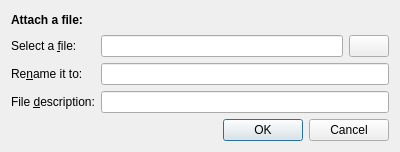
<?xml version="1.0" encoding="UTF-8"?>
<ui version="4.0">
 <class>Dialog</class>
 <widget class="QDialog" name="Dialog">
  <property name="geometry">
   <rect>
    <x>0</x>
    <y>0</y>
    <width>400</width>
    <height>152</height>
   </rect>
  </property>
  <property name="windowTitle">
   <string>Dialog</string>
  </property>
  <layout class="QGridLayout" name="gridLayout">
   <item row="2" column="1" colspan="4">
    <widget class="QLineEdit" name="fileRename"/>
   </item>
   <item row="4" column="0" colspan="5">
    <widget class="QDialogButtonBox" name="buttonBox">
     <property name="orientation">
      <enum>Qt::Horizontal</enum>
     </property>
     <property name="standardButtons">
      <set>QDialogButtonBox::Cancel|QDialogButtonBox::Ok</set>
     </property>
    </widget>
   </item>
   <item row="0" column="0" colspan="5">
    <widget class="QLabel" name="label_3">
     <property name="font">
      <font>
       <weight>75</weight>
       <bold>true</bold>
      </font>
     </property>
     <property name="text">
      <string>Attach a file:</string>
     </property>
    </widget>
   </item>
   <item row="1" column="0">
    <widget class="QLabel" name="label">
     <property name="text">
      <string>Select a &amp;file:</string>
     </property>
     <property name="buddy">
      <cstring>fileName</cstring>
     </property>
    </widget>
   </item>
   <item row="1" column="4">
    <widget class="QPushButton" name="fileSelect">
     <property name="sizePolicy">
      <sizepolicy hsizetype="Fixed" vsizetype="Fixed">
       <horstretch>0</horstretch>
       <verstretch>0</verstretch>
      </sizepolicy>
     </property>
     <property name="text">
      <string/>
     </property>
     <property name="icon">
      <iconset resource="../../../../resources/nicos-gui.qrc">
       <normaloff>:/open</normaloff>:/open</iconset>
     </property>
     <property name="iconSize">
      <size>
       <width>16</width>
       <height>16</height>
      </size>
     </property>
    </widget>
   </item>
   <item row="3" column="0">
    <widget class="QLabel" name="label_4">
     <property name="text">
      <string>File &amp;description:</string>
     </property>
     <property name="buddy">
      <cstring>fileRename</cstring>
     </property>
    </widget>
   </item>
   <item row="2" column="0">
    <widget class="QLabel" name="label_2">
     <property name="text">
      <string>Re&amp;name it to:</string>
     </property>
     <property name="buddy">
      <cstring>fileRename</cstring>
     </property>
    </widget>
   </item>
   <item row="1" column="1" colspan="3">
    <widget class="QLineEdit" name="fileName"/>
   </item>
   <item row="3" column="1" colspan="4">
    <widget class="QLineEdit" name="fileDesc"/>
   </item>
  </layout>
 </widget>
 <tabstops>
  <tabstop>fileName</tabstop>
  <tabstop>fileSelect</tabstop>
  <tabstop>fileRename</tabstop>
  <tabstop>fileDesc</tabstop>
  <tabstop>buttonBox</tabstop>
 </tabstops>
 <resources>
  <include location="../../../../resources/nicos-gui.qrc"/>
 </resources>
 <connections>
  <connection>
   <sender>buttonBox</sender>
   <signal>accepted()</signal>
   <receiver>Dialog</receiver>
   <slot>accept()</slot>
   <hints>
    <hint type="sourcelabel">
     <x>224</x>
     <y>133</y>
    </hint>
    <hint type="destinationlabel">
     <x>157</x>
     <y>151</y>
    </hint>
   </hints>
  </connection>
  <connection>
   <sender>buttonBox</sender>
   <signal>rejected()</signal>
   <receiver>Dialog</receiver>
   <slot>reject()</slot>
   <hints>
    <hint type="sourcelabel">
     <x>292</x>
     <y>139</y>
    </hint>
    <hint type="destinationlabel">
     <x>286</x>
     <y>151</y>
    </hint>
   </hints>
  </connection>
 </connections>
</ui>
